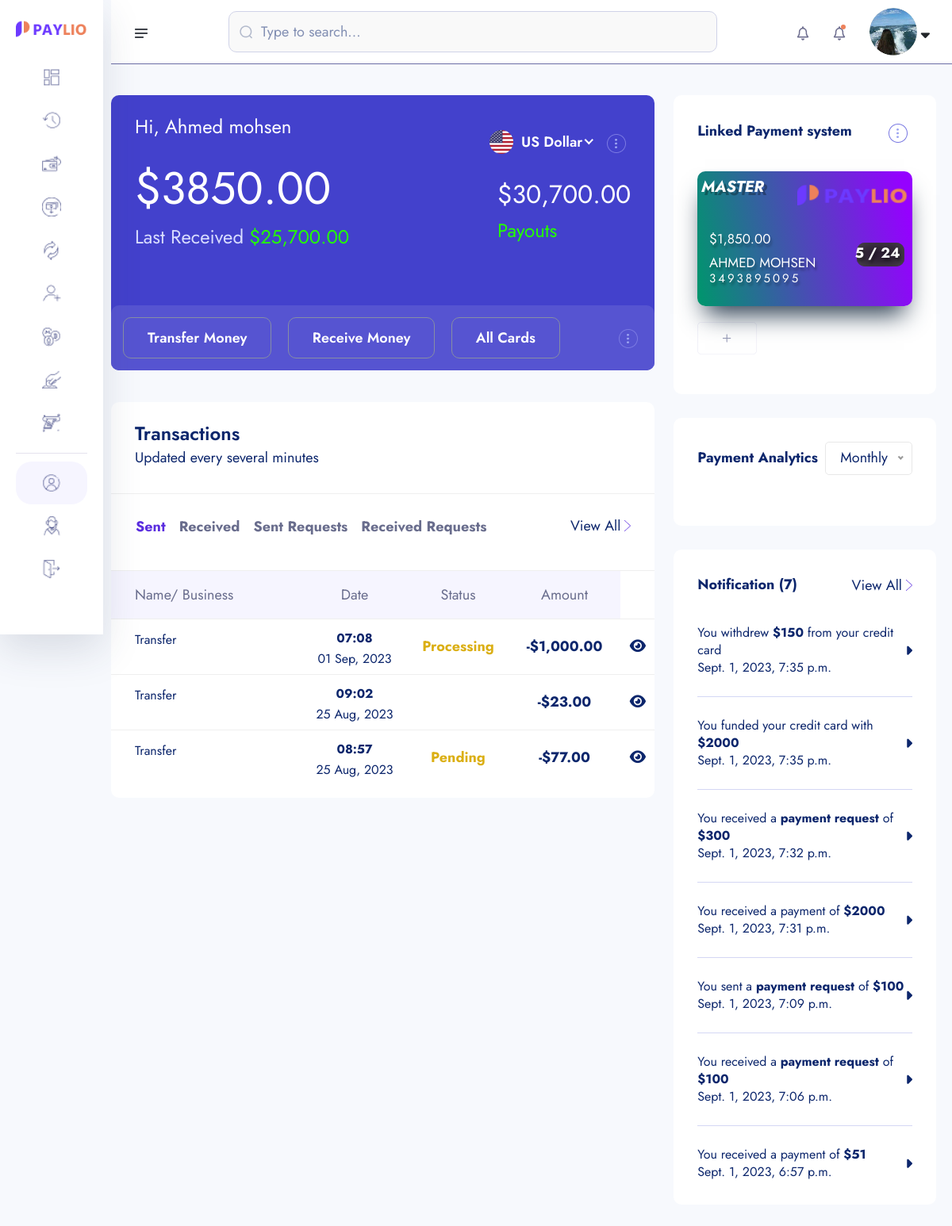
/account/dashboard (signed in), run on an earlier commit of the app's database.
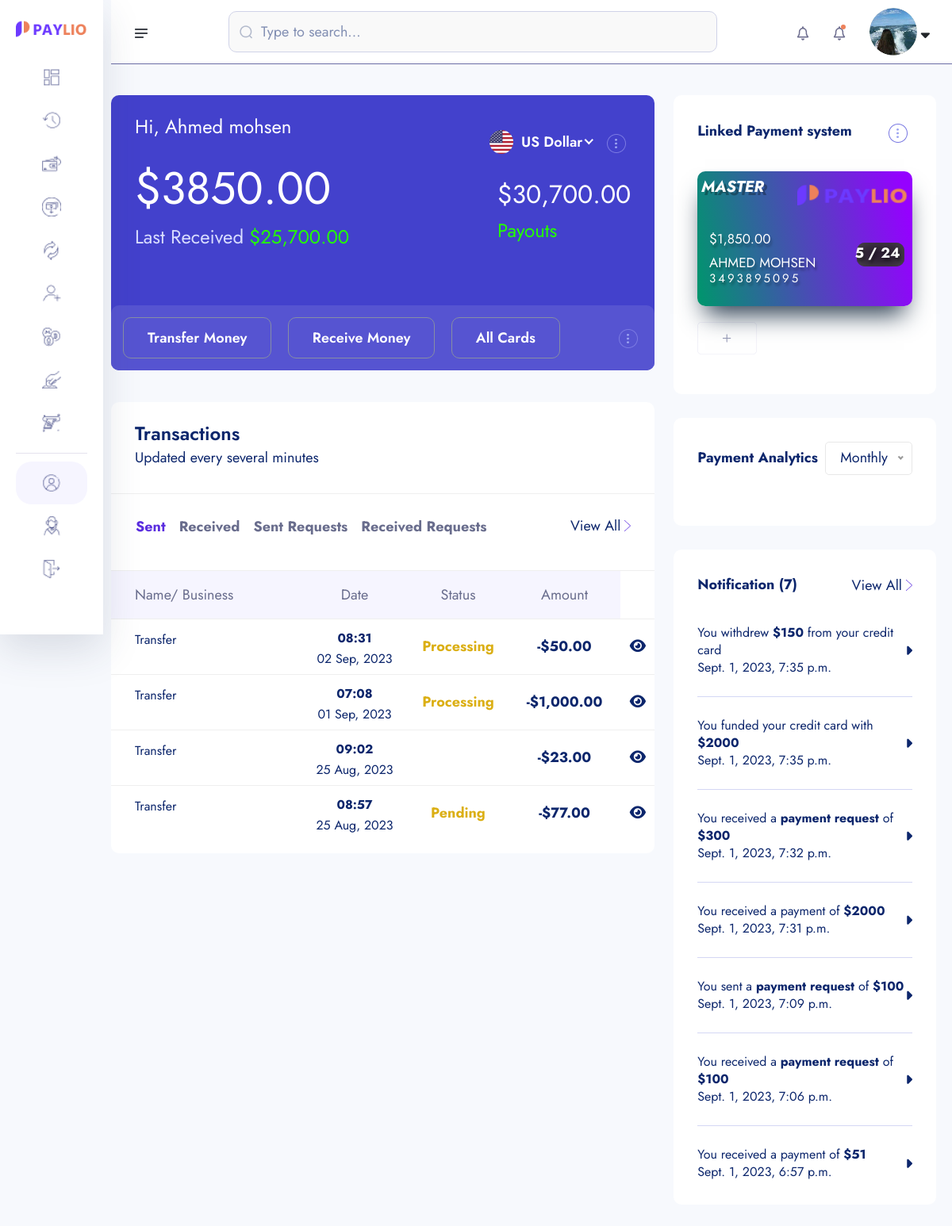
And on a later commit of the database.
### core/models.py (models this page shows, shortened)
class Transaction(models.Model):
    transaction_id = ShortUUIDField(unique = True, length = 15, max_length=20, prefix="TRN")
    user = models.ForeignKey(User, on_delete=models.SET_NULL, null=True, related_name="user")
    amount = models.DecimalField(max_digits=12, decimal_places=2,default=0.00)
    description = models.CharField(max_length=1000, null=True, blank=True)
    reciver = models.ForeignKey(User, on_delete=models.SET_NULL, null=True, related_name="reciver")
    sender = models.ForeignKey(User, on_delete=models.SET_NULL, null=True, related_name="sender")
    reciver_account = models.ForeignKey(Account, on_delete=models.SET_NULL, null=True, related_name="reciver_account")
    sender_account = models.ForeignKey(Account, on_delete=models.SET_NULL, null=True, related_name="sender_account")
    status = models.CharField(choices=TRANSACTION_STATUS ,max_length=100, default="pending")
    transaction_type = models.CharField(choices=TRANSACTION_TYPE ,max_length=100, default="none")
    date = models.DateTimeField(auto_now_add=True)
    update = models.DateTimeField(auto_now_add=False, null=True, blank=True)

class CreditCard(models.Model):
    user = models.ForeignKey(User, on_delete=models.CASCADE)
    card_id = ShortUUIDField(unique=True, length=5, max_length=20, prefix="CARD", alphabet="1234567890")
    name = models.CharField(max_length=100)
    number = models.IntegerField()
    month = models.IntegerField()
    year = models.IntegerField()
    cvv = models.IntegerField()
    amount = models.DecimalField(max_digits=12, decimal_places=2, default=0.00)
    card_type = models.CharField(choices=CARD_TYPE, max_length=20, default="master")
    card_status = models.BooleanField(default=True)
    date = models.DateTimeField(auto_now_add=True)

class Notification(models.Model):
    user = models.ForeignKey(User, on_delete=models.SET_NULL, null=True)
    notification_type = models.CharField(max_length=100, choices=NOTIFICATION_TYPE, default="none")
    amount = models.IntegerField(default=0)
    is_read = models.BooleanField(default=False)
    date = models.DateTimeField(auto_now_add=True)
    nid = ShortUUIDField(length=10, max_length=25, alphabet="abcdefghijklmnopqrstuvxyz")
    class Meta:
        ordering = ["-date"]
        verbose_name_plural = "Notification"

### account/views.py (the view)
# urls.py: path("dashboard",Dashboard , name='dashboard'),
def Dashboard(request):
    user = request.user
    if request.user.is_authenticated:
        try:
            kyc = KYC.objects.get(user=user)
        except:
            messages.warning(request, "You Need To Submit YOur KYC")
            return redirect("account:kyc-reg")
        recent_transfer = Transaction.objects.filter(sender=request.user, transaction_type="transfer", status="completed").order_by("-id")[:1]
        recent_recieved_transfer = Transaction.objects.filter(reciver=request.user, transaction_type="transfer").order_by("-id")[:1]
        sender_transaction = Transaction.objects.filter(sender=request.user, transaction_type="transfer").order_by("-id")
        reciever_transaction = Transaction.objects.filter(reciver=request.user, transaction_type="transfer").order_by("-id")
        request_sender_transaction = Transaction.objects.filter(sender=request.user, transaction_type="request")
        request_reciever_transaction = Transaction.objects.filter(reciver=request.user, transaction_type="request")
        account = Account.objects.get(user=request.user)
        credit_card = CreditCard.objects.filter(user=request.user).order_by("-id")
        if request.method == "POST":
            form = CreditCardForm(request.POST)
            if form.is_valid():
                new_form = form.save(commit=False)
                new_form.user = request.user
                new_form.save()
                card_id = new_form.card_id
                messages.success(request, "Card ADDED Successfully.")
                return redirect("account:dashboard")
        else:
            form = CreditCardForm()
        account = Account.objects.get(user=user)
        credit_card = CreditCard.objects.filter(user=user).order_by("-id")
    else:
        messages.warning(request, "You Need To Login")
        return redirect("userauths:sign-in")
    context = {
        'account':account,
        'kyc':kyc,
        'form':form,
        "credit_card":credit_card,
        "sender_transaction":sender_transaction,
        "reciever_transaction":reciever_transaction,
        'request_sender_transaction':request_sender_transaction,
        'request_reciever_transaction':request_reciever_transaction,
        'recent_transfer':recent_transfer,
        'recent_recieved_transfer':recent_recieved_transfer,
    }
    return render(request, 'account/dashboard.html', context)

### core/forms.py
class CreditCardForm(forms.ModelForm):
    name = forms.CharField(widget=forms.TextInput(attrs={"placeholder":"Card Holder Name"}))
    number = forms.IntegerField(widget=forms.NumberInput(attrs={"placeholder":"Card Number"}))
    month = forms.IntegerField(widget=forms.NumberInput(attrs={"placeholder":"Expiry Year"}))
    year = forms.IntegerField(widget=forms.NumberInput(attrs={"placeholder":"Expiry Month"}))
    cvv = forms.IntegerField(widget=forms.NumberInput(attrs={"placeholder":"CVV"}))
    class Meta:
        model = CreditCard
        fields = ['name', 'number', 'month', 'year', 'cvv', 'card_type']

### core/context_processor.py (called while the page is built)
def default(request):
    try:
        notifications = Notification.objects.filter(user=request.user).order_by("-id")[:10]
    except:
        notifications = None
    return {
        "notifications":notifications,
    }

### templates/account/dashboard.html (shortened to what the changed rows need)
{% extends "partials/dashboard-base.html" %}
{% load static %}
{% load humanize %}
{% block content %}
    <section class="dashboard-section body-collapse">
        <div class="overlay pt-120">
            <div class="container-fruid">
                <div class="row">
                    <div class="col-xl-8 col-lg-7">
                        <div class="section-content">
                            <div class="acc-details">
                                <div class="top-area">
                                    <div class="left-side">
                                        <h2>${{account.account_balance}}</h2>
                                    </div>
                                </div>
                            </div>
                            <div class="transactions-area mt-40">
                                <div class="tab-content mt-40">
                                    <div class="tab-pane fade show active" id="latest" role="tabpanel" aria-labelledby="latest-tab">
                                        <div class="table-responsive">
                                            <table class="table">
                                                <thead>
                                                    <tr>
                                                        <th scope="col">Name/ Business</th>
                                                        <th scope="col">Date</th>
                                                        <th scope="col">Status</th>
                                                        <th scope="col">Amount</th>
                                                    </tr>
                                                </thead>
                                                <tbody>
                                                    {% for s in sender_transaction %}
                                                    <tr data-bs-toggle="modal" data-bs-target="#transactionsMod">
                                                        <th scope="row">
                                                            <p class="mdr">{{s.transaction_type|title}}</p>
                                                        </th>
                                                        <td>
                                                            <p><small>{{s.date|date:"h:i"}}</small></p>
                                                            <p class="mdr">{{s.date|date:"d M, Y"}}</p>
                                                        </td>
                                                        <td>
                                                            {% if s.status == 'pending' %}
                                                                <p class="inprogress">{{s.status|title}}</p>
                                                            {% endif %}
                                                            {% if s.status == 'processing' %}
                                                                <p class="inprogress">{{s.status|title}}</p>
                                                            {% endif %}
                                                        </td>
                                                        <td>
                                                            <p>-${{s.amount|intcomma}}</p>
                                                        </td>
                                                        <td>
                                                            <a href="{% url 'core:transaction-detail' s.transaction_id %}" class=""><i class="fas fa-eye"></i></a>
                                                        </td>
                                                    </tr>
                                                {% endfor %}
                                                </tbody>
                                            </table>
                                        </div>
                                    </div>
                                </div>
                            </div>
                        </div>
                    </div>
                    <div class="col-xl-4 col-lg-5">
                        <div class="side-items">
                            <div class="single-item">
                                <div class="row">
                                    {% for c in credit_card %}
                                        <a href="{% url 'core:card_detail' c.card_id %}">
                                            <div class="col-12">
                                                <div class="card__main">
                                                    <div class="{% if c.card_type == 'verve' %}Front_card{% endif %}    {% if c.card_type == 'master' %}masterCard{% endif %}    {% if c.card_type == 'visa' %}visaCard{% endif %}">
                                                    <div class="top_card">
                                                        <span class="visa">{{c.card_type|upper}}</span>
                                                        <div class="logo">
                                                            <img src="{% static 'assets1/images/logo.png' %}" class="logo" alt="logo">
                                                        </div>
                                                    </div>
                                                    <div class="middle_card">
                                                        <span class="chip"></span>
                                                        <div class="card_number">{{c.number}}</div>
                                                    </div>
                                                    <div class="bottom_card">
                                                        <div class="card_info">
                                                        <div class="card_holder_name">${{c.amount|intcomma}}</div>
                                                        <div class="card_holder_name">{{c.name}}</div>
                                                        </div>
                                                        <div class="card_info">
                                                        <div class="card_holder_info">
                                                            <span class="expire_month" >{{c.month}}</span>
                                                            <span class="slash">/</span>
                                                            <span class="expire_year">{{c.year}}</span>
                                                        </div>
                                                        </div>
                                                    </div>
                                                    </div>
                                                    <div class="back_card">
                                                    <div class="top_card">
                                                        <div class="cvc_strip">
                                                        <span class="cvc_number">000</span>
                                                        </div>
                                                    </div>
                                                    <div class="bottom_card">
                                                        <div class="flex">
                                                        <div class="logo1">
                                                        </div>
                                                        </div>
                                                    </div>
                                                    </div>
                                                </div>
                                            </div>
                                        </a>
                                    {% endfor %}
                                </div>
                            </div>
                            <div class="single-item">
                                <ul class="recipients-item">
                                    {% for n in notifications %}
                                        <li>
                                            <a href="javascript:void(0)" class="d-flex">
                                                <div class="text-area">
                                                    {% if n.notification_type == "Credit Alert" %}
                                                    <p class="mdr">You received a payment of <b>${{n.amount}}</b></p>
                                                    {% endif %}
                                                    {% if n.notification_type == "Sent Payment Request" %}
                                                    <p class="mdr">You sent a <b>payment request</b> of <b>${{n.amount}}</b></p>
                                                    {% endif %}
                                                    {% if n.notification_type == "Recieved Payment Request" %}
                                                    <p class="mdr">You received a <b>payment request</b> of <b>${{n.amount}}</b></p>
                                                    {% endif %}
                                                    {% if n.notification_type == "Funded Credit Card" %}
                                                    <p class="mdr">You funded your credit card with <b>${{n.amount}}</b></p>
                                                    {% endif %}
                                                    {% if n.notification_type == "Withdrew Credit Card Funds" %}
                                                    <p class="mdr">You withdrew <b>${{n.amount}}</b> from your credit card</p>
                                                    {% endif %}
                                                    <p class="mdr time-area">{{n.date}}</p>
                                                </div>
                                            </a>
                                            <i class="fa-solid fa-caret-right"></i>
                                        </li>
                                        {% endfor %}
                                </ul>
                            </div>
                        </div>
                    </div>
                </div>
            </div>
        </div>
    </section>
{% endblock content %}

What changed in the data, as far as the page shows it:
added Transaction: transaction_type "Transfer", date "08:31", date "02 Sep, 2023", status "Processing", amount "50.00"
